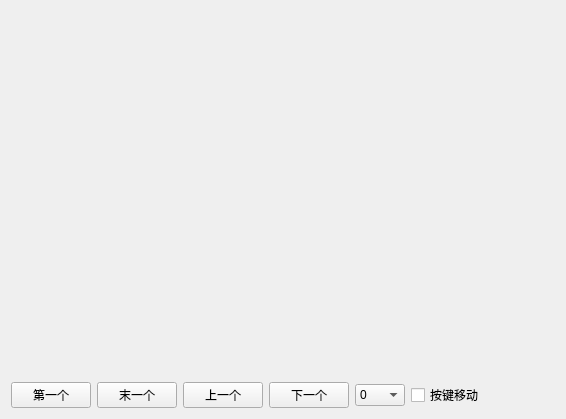
<?xml version="1.0" encoding="UTF-8"?>
<ui version="4.0">
 <class>SlideNavigationTest</class>
 <widget class="QWidget" name="SlideNavigationTest">
  <property name="geometry">
   <rect>
    <x>0</x>
    <y>0</y>
    <width>566</width>
    <height>419</height>
   </rect>
  </property>
  <property name="windowTitle">
   <string>滑动导航条</string>
  </property>
  <layout class="QVBoxLayout" name="verticalLayout_2">
   <item>
    <layout class="QVBoxLayout" name="verticalLayout">
     <item>
      <widget class="SlideNavigation" name="widget" native="true">
       <property name="sizePolicy">
        <sizepolicy hsizetype="Preferred" vsizetype="Preferred">
         <horstretch>0</horstretch>
         <verstretch>0</verstretch>
        </sizepolicy>
       </property>
      </widget>
     </item>
     <item>
      <widget class="SlideNavigation" name="widget_2" native="true">
       <property name="sizePolicy">
        <sizepolicy hsizetype="Preferred" vsizetype="Preferred">
         <horstretch>0</horstretch>
         <verstretch>0</verstretch>
        </sizepolicy>
       </property>
      </widget>
     </item>
     <item>
      <widget class="SlideNavigation" name="widget_3" native="true">
       <property name="sizePolicy">
        <sizepolicy hsizetype="Preferred" vsizetype="Preferred">
         <horstretch>0</horstretch>
         <verstretch>0</verstretch>
        </sizepolicy>
       </property>
      </widget>
     </item>
    </layout>
   </item>
   <item>
    <layout class="QHBoxLayout" name="horizontalLayout">
     <item>
      <widget class="SlideNavigation" name="widget_4" native="true">
       <property name="sizePolicy">
        <sizepolicy hsizetype="Preferred" vsizetype="Preferred">
         <horstretch>0</horstretch>
         <verstretch>0</verstretch>
        </sizepolicy>
       </property>
      </widget>
     </item>
     <item>
      <widget class="SlideNavigation" name="widget_5" native="true"/>
     </item>
     <item>
      <widget class="SlideNavigation" name="widget_6" native="true"/>
     </item>
     <item>
      <widget class="SlideNavigation" name="widget_7" native="true"/>
     </item>
     <item>
      <widget class="SlideNavigation" name="widget_8" native="true"/>
     </item>
    </layout>
   </item>
   <item>
    <layout class="QHBoxLayout" name="horizontalLayout_2">
     <item>
      <widget class="QPushButton" name="toFirstBtn">
       <property name="text">
        <string>第一个</string>
       </property>
      </widget>
     </item>
     <item>
      <widget class="QPushButton" name="toLastBtn">
       <property name="text">
        <string>末一个</string>
       </property>
      </widget>
     </item>
     <item>
      <widget class="QPushButton" name="previousBtn">
       <property name="text">
        <string>上一个</string>
       </property>
      </widget>
     </item>
     <item>
      <widget class="QPushButton" name="nextBtn">
       <property name="text">
        <string>下一个</string>
       </property>
      </widget>
     </item>
     <item>
      <widget class="QComboBox" name="indexCb">
       <property name="minimumSize">
        <size>
         <width>50</width>
         <height>0</height>
        </size>
       </property>
       <item>
        <property name="text">
         <string>0</string>
        </property>
       </item>
       <item>
        <property name="text">
         <string>1</string>
        </property>
       </item>
       <item>
        <property name="text">
         <string>2</string>
        </property>
       </item>
       <item>
        <property name="text">
         <string>3</string>
        </property>
       </item>
       <item>
        <property name="text">
         <string>4</string>
        </property>
       </item>
       <item>
        <property name="text">
         <string>5</string>
        </property>
       </item>
       <item>
        <property name="text">
         <string>6</string>
        </property>
       </item>
       <item>
        <property name="text">
         <string>7</string>
        </property>
       </item>
       <item>
        <property name="text">
         <string>8</string>
        </property>
       </item>
       <item>
        <property name="text">
         <string>9</string>
        </property>
       </item>
      </widget>
     </item>
     <item>
      <widget class="QCheckBox" name="keyMoveCkb">
       <property name="text">
        <string>按键移动</string>
       </property>
      </widget>
     </item>
     <item>
      <spacer name="horizontalSpacer">
       <property name="orientation">
        <enum>Qt::Horizontal</enum>
       </property>
       <property name="sizeHint" stdset="0">
        <size>
         <width>40</width>
         <height>20</height>
        </size>
       </property>
      </spacer>
     </item>
    </layout>
   </item>
  </layout>
 </widget>
 <customwidgets>
  <customwidget>
   <class>SlideNavigation</class>
   <extends>QWidget</extends>
   <header>slidenavigation.h</header>
   <container>1</container>
  </customwidget>
 </customwidgets>
 <resources/>
 <connections/>
</ui>
